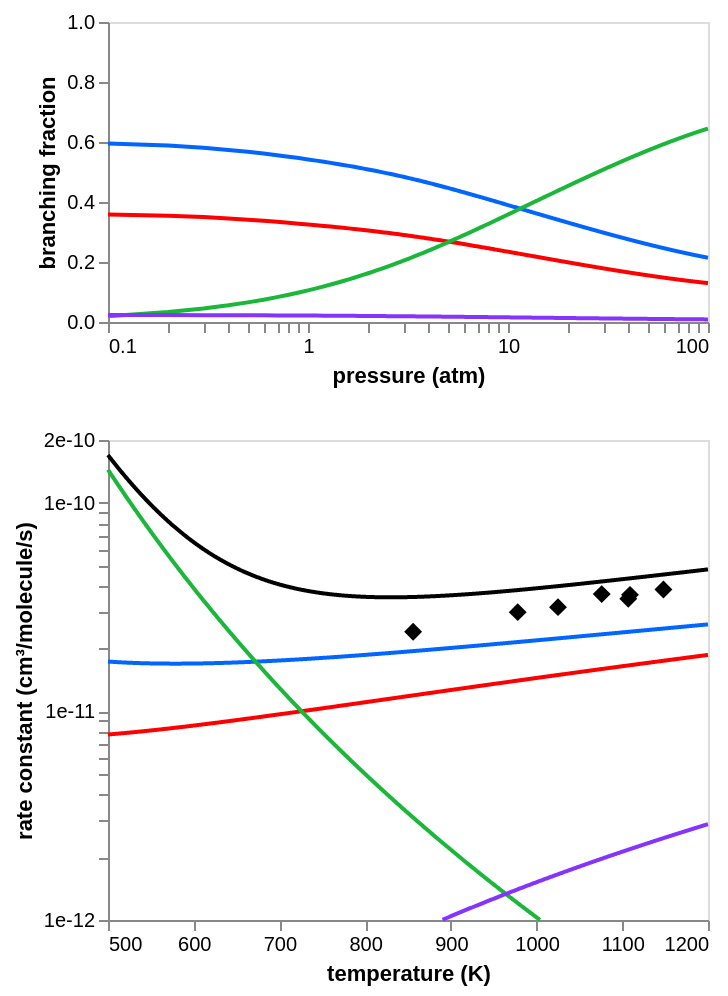

The code cell stored with this chart in its notebook:
### Code cell
from autochem.util import plot

expt = ac.rate.data.Rate(
    order=2,
    k_data=np.array(
        [
            [2.41e-11],
            [2.99e-11],
            [3.65e-11],
            [4.49e-11],
            [3.62e-11],
            [3.47e-11],
            [3.84e-11],
            [3.16e-11],
        ]
    ),
    T=[856, 978, 1076, 1258, 1109, 1107, 1148, 1025],
    P=[1],
    units={"substance": "molec"},
)

T, k = expt.plot_data(T=(500, 1250), P=1, units={"substance": "molecules"})
expt_chart = plot.general(
    y_data=[k],
    x_data=T,
    labels=["Liu"],
    colors=[plot.Color.black],
    mark="point",
    mark_kwargs={"opacity": 1, "filled": True, "shape": "diamond", "size": 80},
    y_scale=plot.log_scale((np.min(k), np.max(k))),
    y_axis=plot.log_scale_axis((np.min(k), np.max(k))),
    legend=False,
)
rate_chart_with_expt = alt.layer(rate_chart, expt_chart).resolve_scale(
    color="independent"
)

chart = alt.vconcat(
    branch_frac_chart.properties(width=300, height=150),
    rate_chart_with_expt.properties(width=300, height=240),
).configure_axis(grid=False)
chart

### Figure 1 — Vega-Lite specification as saved in the notebook (floating-point values rounded to 4 significant figures; data arrays with more than 128 entries replaced by an {"elided": "..."} marker saying what was removed)
{"config": {"view": {"continuousWidth": 300, "continuousHeight": 300}, "axis": {"grid": false}}, "vconcat": [{"data": {"name": "data-766f9d92a40ebe321a6d7748b2f957c1"}, "mark": {"type": "line"}, "encoding": {"color": {"field": "key", "legend": null, "scale": {"domain": ["C5H7(500)+H2O(5)", "C5H7(504)+H2O(5)", "C5H9O(852)rR", "C5H7(1202)+H2O(5)"], "range": ["#0066ff", "#ff0000", "#1ab73a", "#8533ff"]}, "type": "nominal"}, "x": {"axis": {"labelExpr": "((abs(datum.value - 0.1) / abs(0.1) < 1e-5) ||\n(abs(datum.value - 1.0) / abs(1.0) < 1e-5) ||\n(abs(datum.value - 10.0) / abs(10.0) < 1e-5) ||\n(abs(datum.value - 100.0) / abs(100.0) < 1e-5) ||\n(abs(datum.value - 100.0) / abs(100.0) < 1e-5)) ? datum.label : ''", "values": [0.1, 0.2, 0.3, 0.4, 0.5, 0.6, 0.7, 0.8, 0.9, 1.0, 2.0, 3.0, 4.0, 5.0, 6.0, 7.0, 8.0, 9.0, 10.0, 20.0, 30.0, 40.0, 50.0, 60.0, 70.0, 80.0, 90.0, 100.0, 100.0]}, "field": "x", "scale": {"domain": [0.1, 100.0], "type": "log"}, "title": "pressure (atm)", "type": "quantitative"}, "y": {"axis": {"format": ".1f"}, "field": "value", "scale": {"domain": [0, 1], "domainMax": 1, "nice": true}, "title": "branching fraction", "type": "quantitative"}}, "height": 150, "transform": [{"fold": ["C5H7(500)+H2O(5)", "C5H7(504)+H2O(5)", "C5H9O(852)rR", "C5H7(1202)+H2O(5)"]}], "width": 300}, {"layer": [{"data": {"name": "data-f4c4266320f91f4d75f1f7eb4fb56eec"}, "mark": {"type": "line"}, "encoding": {"color": {"field": "key", "legend": null, "scale": {"domain": ["Total", "C5H7(500)+H2O(5)", "C5H7(504)+H2O(5)", "C5H9O(852)rR", "C5H7(1202)+H2O(5)"], "range": ["#000000", "#0066ff", "#ff0000", "#1ab73a", "#8533ff"]}, "type": "nominal"}, "x": {"axis": {"format": ".0f"}, "field": "x", "scale": {"domain": [500, 1200], "domainMax": 1200, "nice": true}, "title": "temperature (K)", "type": "quantitative"}, "y": {"axis": {"format": ".0e", "labelExpr": "((abs(datum.value - 1e-12) / abs(1e-12) < 1e-5) ||\n(abs(datum.value - 1e-11) / abs(1e-11) < 1e-5) ||\n(abs(datum.value - 1e-10) / abs(1e-10) < 1e-5) ||\n(abs(datum.value - 2e-10) / abs(2e-10) < 1e-5)) ? datum.label : ''", "values": [1e-12, 2e-12, 3e-12, 4e-12, 5e-12, 6e-12, 7e-12, 8e-12, 9e-12, 1e-11, 2e-11, 3e-11, 4e-11, 5e-11, 6e-11, 7e-11, 8e-11, 9e-11, 1e-10, 2e-10]}, "field": "value", "scale": {"domain": [1e-12, 2e-10], "type": "log"}, "title": "rate constant (cm³/molecule/s)", "type": "quantitative"}}, "transform": [{"fold": ["Total", "C5H7(500)+H2O(5)", "C5H7(504)+H2O(5)", "C5H9O(852)rR", "C5H7(1202)+H2O(5)"]}]}, {"data": {"name": "data-6f05c904e8a74c6453c55f475e38fe59"}, "mark": {"type": "point", "filled": true, "opacity": 1, "shape": "diamond", "size": 80}, "encoding": {"color": {"field": "key", "legend": null, "scale": {"domain": ["Liu"], "range": ["#000000"]}, "type": "nominal"}, "x": {"field": "x", "title": "", "type": "quantitative"}, "y": {"axis": {"format": ".0e", "labelExpr": "((abs(datum.value - 2e-11) / abs(2e-11) < 1e-5) ||\n(abs(datum.value - 4e-11) / abs(4e-11) < 1e-5)) ? datum.label : ''", "values": [2e-11, 3e-11, 4e-11]}, "field": "value", "scale": {"domain": [2e-11, 4e-11], "type": "log"}, "title": "", "type": "quantitative"}}, "transform": [{"fold": ["Liu"]}]}], "height": 240, "resolve": {"scale": {"color": "independent"}}, "width": 300}], "$schema": "https://vega.github.io/schema/vega-lite/v5.20.1.json", "datasets": {"data-766f9d92a40ebe321a6d7748b2f957c1": {"elided": "1000 records"}, "data-f4c4266320f91f4d75f1f7eb4fb56eec": {"elided": "1000 records"}, "data-6f05c904e8a74c6453c55f475e38fe59": [{"x": 856.0, "Liu": 2.41e-11}, {"x": 978.0, "Liu": 2.99e-11}, {"x": 1025.0, "Liu": 3.16e-11}, {"x": 1076.0, "Liu": 3.65e-11}, {"x": 1107.0, "Liu": 3.47e-11}, {"x": 1109.0, "Liu": 3.62e-11}, {"x": 1148.0, "Liu": 3.84e-11}]}}
